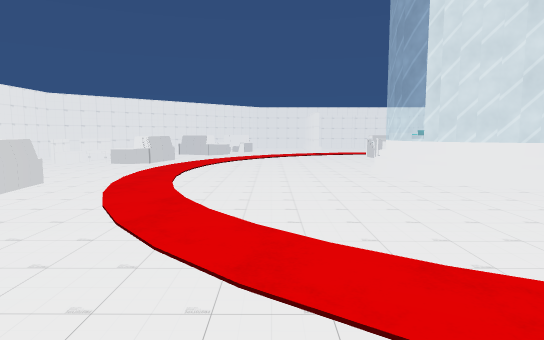
[1] (above)

18 first-person views from a walk through a scene from a Unity 3-D project. The camera is 1.5 m above the floor, tilts 6° down and sees 75° across. The floor is counted in squares, 2 m on a side. Each view is taken from the middle of a square. On the plan, view 1 faces up. The plan holds only what a view shows up to about 11 squares ahead; the rest is blank. The place goes on beyond the plan. The player character is not drawn. Some surface patterns are stand-ins.

[2]
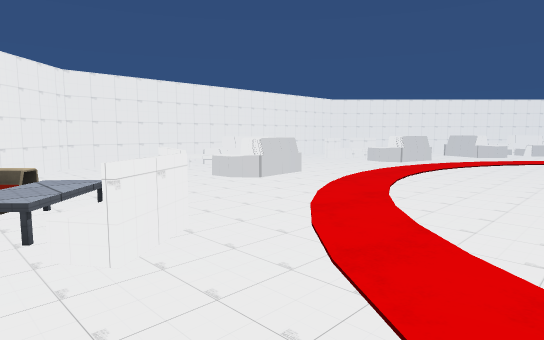

[3]
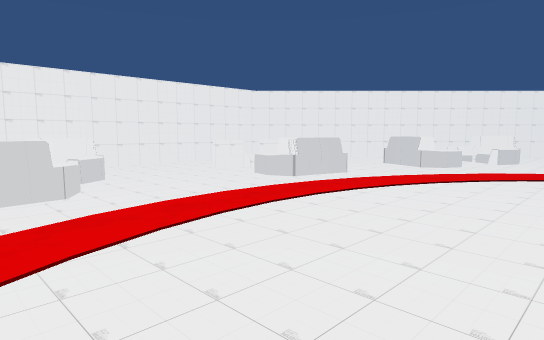

[4]
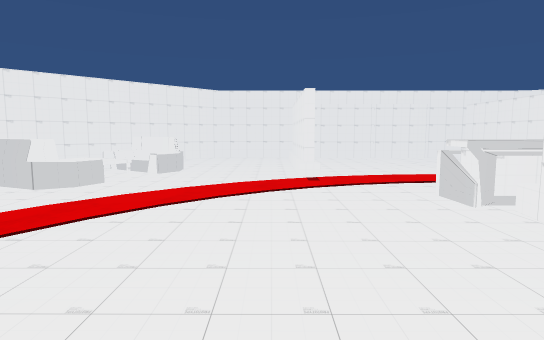

[5]
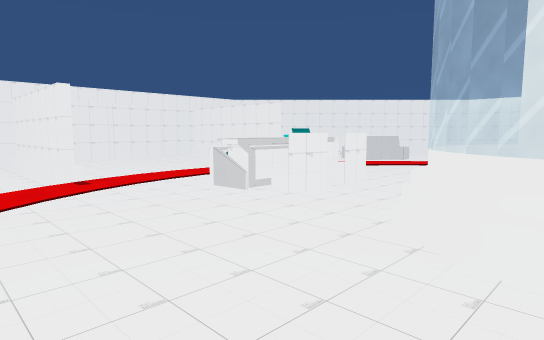

[6]
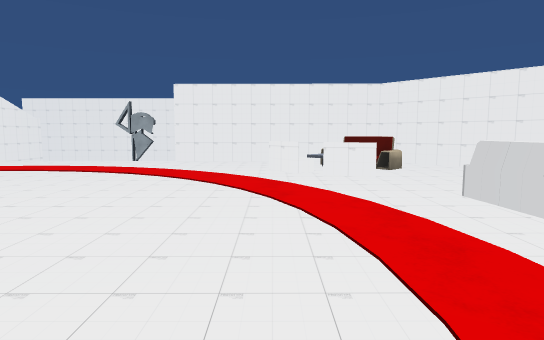

[7]
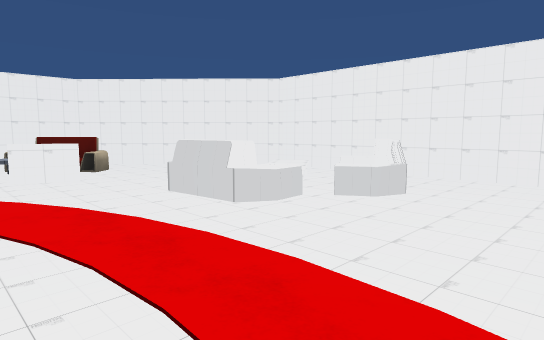

[8]
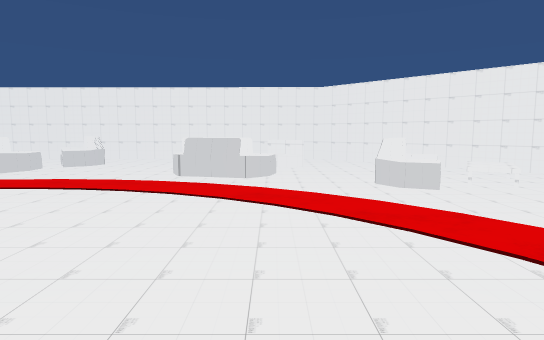

[9]
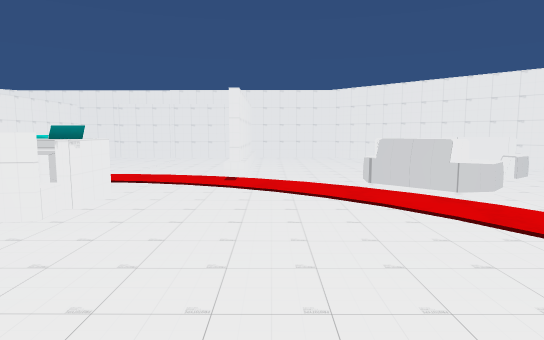

[10]
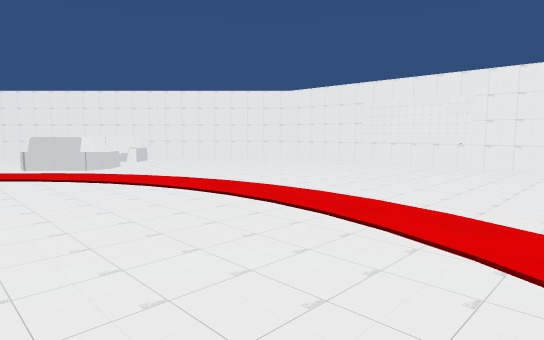

[11]
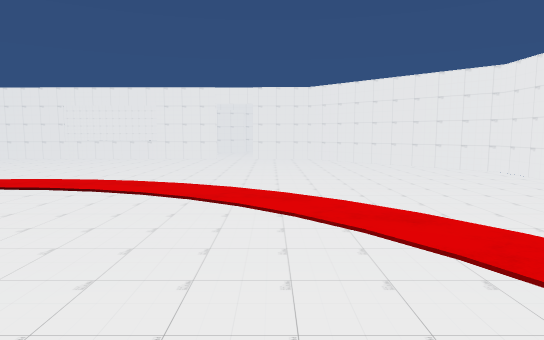

[12]
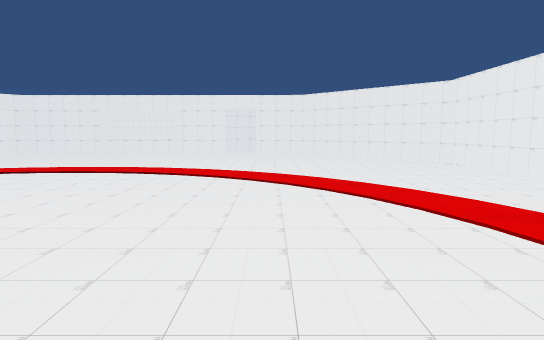

[13]
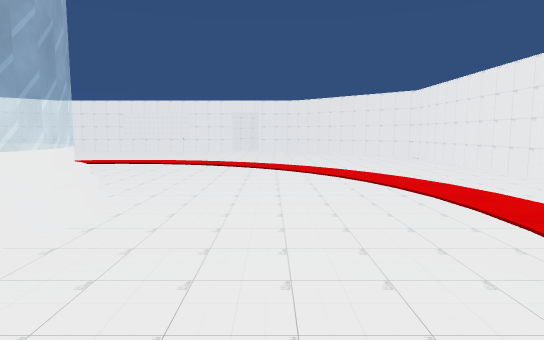

[14]
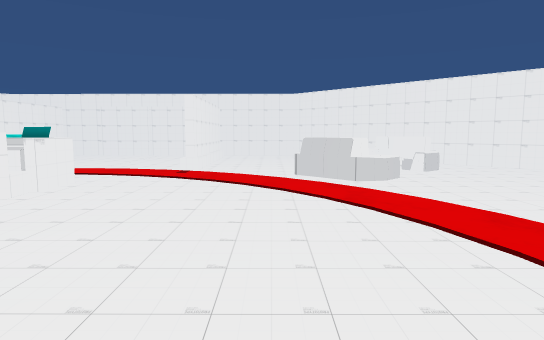

[15]
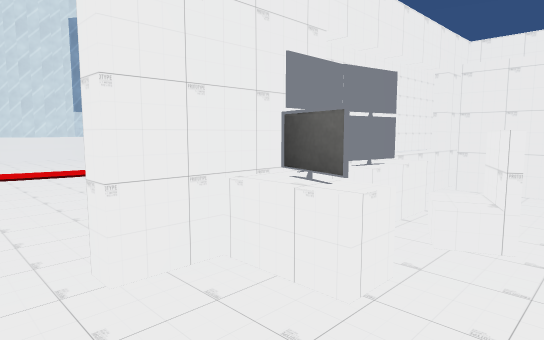

[16]
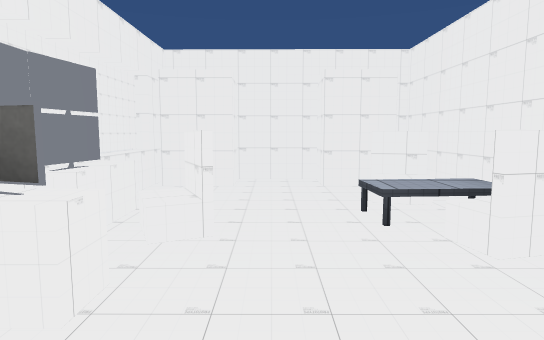

[17]
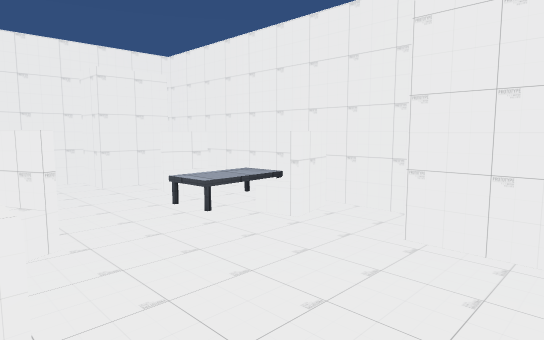

[18]
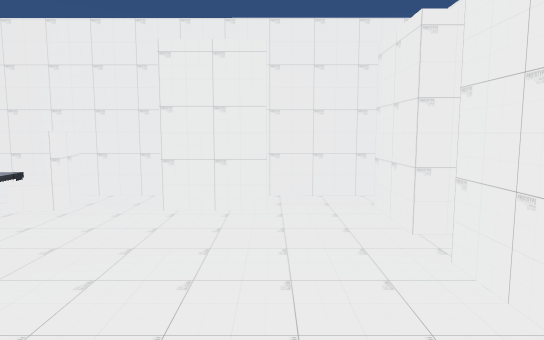

### Floor plan
Key: @ floor where view 1 was taken; # wall or solid block; . main floor; - floor 7 m lower than the main floor; / step, stairs or slope; = window, fence, low wall or low ledge; ^ raised ledge; T table; O other object.
Columns run from 7 left of view 1 to 19 right of it. Each row starts with its distance up from view 1.
 18      #############
 17      #...........#
 16    ## ...#...#...
 15   ##. ...#...#...  ##
 14  ##..TO..#...#...O .##
 13 ##...T..........OOO..##
 12 #...OO..........OO....#
 11 #.........^^^.........#
 10 #./OO......##.........####
  9 #./OO.................##.##
  8 #.........===.........#..##
  7 #......../=#=/........#O.T#
  6 #OO....../=#=/........OO..#
  5 #OTO....../=/.........^#..#
  4 #.TOO.....................#
  3 #  ...................#####
  2 #...##...-///-........#
  1 ##..TT=..-    .......##
  0  ##.OT.@.     ......##
 -1   ##.....     .....##
 -2     #####     ######
 -3               #

Where each view was taken, in squares from view 1:
view 1: 0 up, 0 right, facing up
view 2: 0 up, 1 right, facing up-left
view 3: 4 up, 1 right, facing up-left
view 4: 7 up, 1 right, facing up
view 5: 7 up, 0 right, facing up-right
view 6: 8 up, 1 left, facing down
view 7: 8 up, 1 left, facing down-left
view 8: 10 up, 3 right, facing left
view 9: 7 up, 7 right, facing up
view 10: 4 up, 7 right, facing up-right
view 11: 3 up, 5 right, facing right
view 12: 3 up, 3 right, facing right
view 13: 3 up, 1 right, facing right
view 14: 6 up, 8 right, facing up
view 15: 4 up, 17 right, facing up-left
view 16: 4 up, 17 right, facing up
view 17: 4 up, 16 right, facing up-right
view 18: 4 up, 15 right, facing right
